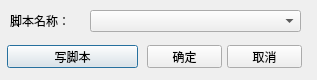
<?xml version="1.0" encoding="UTF-8"?>
<ui version="4.0">
 <class>newInitScriptDlg</class>
 <widget class="QDialog" name="newInitScriptDlg">
  <property name="geometry">
   <rect>
    <x>0</x>
    <y>0</y>
    <width>317</width>
    <height>80</height>
   </rect>
  </property>
  <property name="windowTitle">
   <string>Dialog</string>
  </property>
  <widget class="QComboBox" name="libcmb">
   <property name="geometry">
    <rect>
     <x>90</x>
     <y>10</y>
     <width>211</width>
     <height>22</height>
    </rect>
   </property>
  </widget>
  <widget class="QLabel" name="label">
   <property name="geometry">
    <rect>
     <x>10</x>
     <y>10</y>
     <width>71</width>
     <height>21</height>
    </rect>
   </property>
   <property name="text">
    <string>脚本名称：</string>
   </property>
   <property name="alignment">
    <set>Qt::AlignLeading|Qt::AlignLeft|Qt::AlignVCenter</set>
   </property>
  </widget>
  <widget class="QPushButton" name="Ok">
   <property name="geometry">
    <rect>
     <x>147</x>
     <y>45</y>
     <width>75</width>
     <height>23</height>
    </rect>
   </property>
   <property name="text">
    <string>确定</string>
   </property>
   <property name="default">
    <bool>true</bool>
   </property>
  </widget>
  <widget class="QPushButton" name="Cancel">
   <property name="geometry">
    <rect>
     <x>227</x>
     <y>45</y>
     <width>75</width>
     <height>23</height>
    </rect>
   </property>
   <property name="text">
    <string>取消</string>
   </property>
  </widget>
  <widget class="QPushButton" name="btn_new">
   <property name="geometry">
    <rect>
     <x>7</x>
     <y>45</y>
     <width>131</width>
     <height>23</height>
    </rect>
   </property>
   <property name="text">
    <string>写脚本</string>
   </property>
   <property name="default">
    <bool>true</bool>
   </property>
  </widget>
 </widget>
 <resources/>
 <connections/>
</ui>
